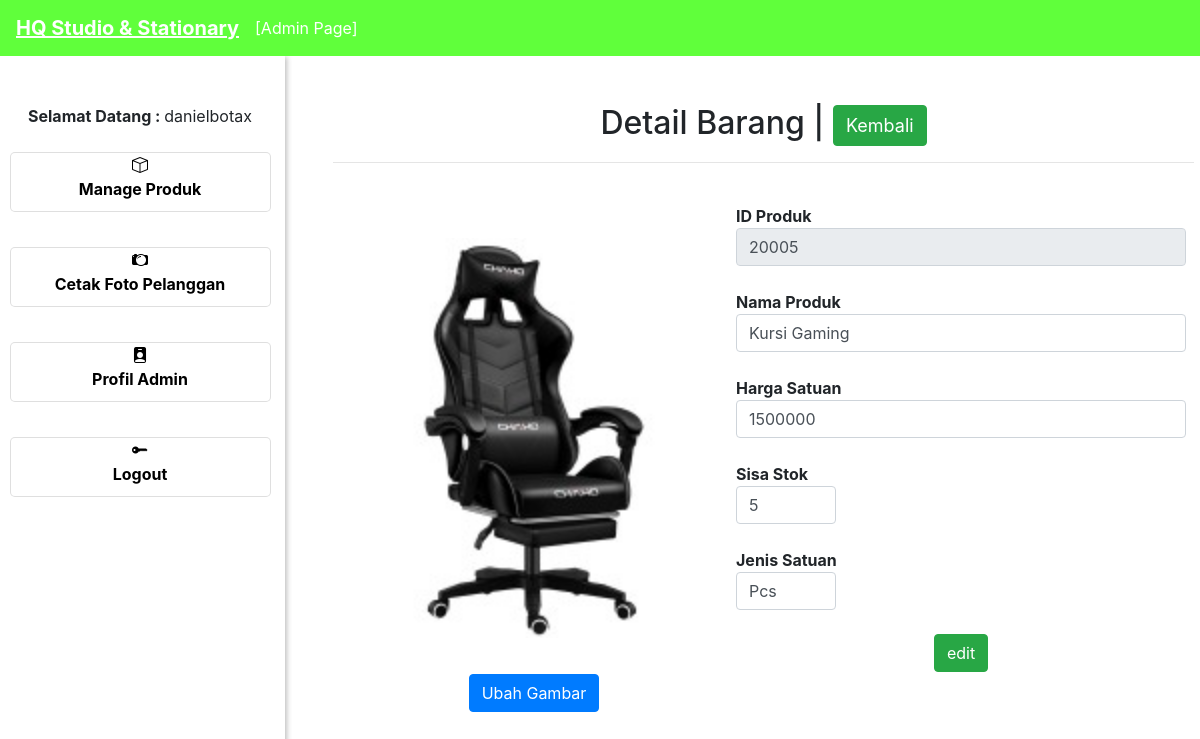
Screenshot of /admin_page/edit_detail_produk.php?idproduk=20005 (signed in) with the database file from the repository.
### tables this page shows
CREATE TABLE `tbl_produk` (
  `id_produk` int(16) NOT NULL,
  `nama_produk` varchar(128) DEFAULT NULL,
  `jumlah_stok` int(19) DEFAULT NULL,
  `harga` int(128) DEFAULT NULL,
  `satuan` varchar(32) DEFAULT NULL,
  `file_foto_produk` text NOT NULL
);

### admin_page/edit_detail_produk.php (the view, shortened to what this page needs)
<?php include "template/header.php"; ?>
<?php include "koneksi.php" ?>
<?php
	$idproduk = $_GET['idproduk'];
	$queri = mysqli_query($con, "SELECT * FROM tbl_produk WHERE id_produk = '".$idproduk."'");
	while($data = mysqli_fetch_array($queri)){
		$idproduk = $data['id_produk'];
		$nama_produk =  $data['nama_produk'];
		$harga_satuan =  $data['harga'];
		$jumlah_stok = $data['jumlah_stok'];
		$satuan =  $data['satuan'];
		$path_gambar = $data['file_foto_produk'];
	}
 ?>
<div class="ml-5 mt-5" style="width: 70%;">
<center>
<h2>Detail Barang | <a href="index.php" class="btn btn-success"> <font size="+1">Kembali</font> </a></h2>
</center>
<hr>
	<table>
	<tr>
		<td><img style="width: 400px; height: 400px;" src="http://localhost/hqstudiost/user_page/assets/img/produk/<?= $path_gambar; ?>"></td>
		<br>
		<td>
		<form action="proses_update_produk.php" method="post">
			 <b>ID Produk</b>
				 <input type="text" name="id_produk" value="<?= $idproduk; ?>" style="width: 450px;" class="form-control" disabled>
				 <br>
			 	<b>Nama Produk</b>
				 <input type="text" name="nama_produk" style="width: 450px;" class="form-control" value="<?= $nama_produk; ?>">
				 <br>
				 <b>Harga Satuan</b>
				 <input type="text" name="harga_satuan" style="width: 450px;" value="<?= $harga_satuan; ?>" class="form-control">
				 <br>
				 <b>Sisa Stok</b>
				 <input type="text" name="sisa_stok" style="width: 100px;" value="<?= $jumlah_stok; ?>" class="form-control">
				 <br>
				 <b>Jenis Satuan</b>
				 <input type="text" name="jenis_satuan" style="width: 100px;" value="<?= $satuan; ?>" class="form-control">
				 <br>
				 <center><input type="submit" value="edit" class="btn btn-success"></center>
	 	</form>
		</td>
	</tr>
	<tr>
		<td>
			<center><button type="button" class="btn btn-primary" data-toggle="modal" data-target="#exampleModal">
  Ubah Gambar
</button></center>
		</td>
		<td></td>
	</tr>
	</table>
</div>
</div>
<?php include "template/footer.php"; ?>

### rows the page displays
tbl_produk: file_foto_produk (picture), id_produk "20005", nama_produk "Kursi Gaming", harga_satuan "1500000", sisa_stok "5", jenis_satuan "Pcs"

### other values shown
$_SESSION['user']['username'] "danielbotax"
